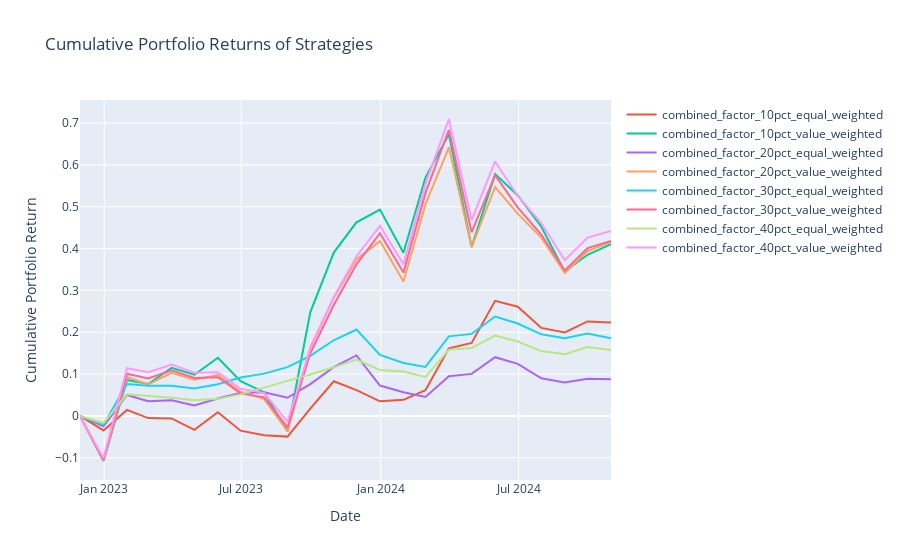

This figure's notebook cell:
### Code cell
# ---------------------------
# 6. 백테스트 결과 시각화 (Plotly Express 사용)
# ---------------------------

# 누적 포트폴리오 수익률 그래프
fig = px.line(title='Cumulative Portfolio Returns of Strategies')

for strategy, perf in performance_results.items():
    cumulative_return = (1 + perf['Portfolio_Return']).cumprod() - 1
    fig.add_scatter(x=cumulative_return.index, y=cumulative_return.values, mode='lines', name=strategy)

fig.update_layout(xaxis_title='Date', yaxis_title='Cumulative Portfolio Return')
fig.show()

# ---------------------------
# 7. 성과 지표 추가 (누적 수익률, MDD, Sharpe Ratio)
# ---------------------------

summary = pd.DataFrame(columns=['Strategy', 'Total Return', 'MDD', 'Sharpe Ratio'])

for strategy, perf in performance_results.items():
    # 누적 수익률 계산
    perf['Cumulative_Return'] = (1 + perf['Portfolio_Return']).cumprod() - 1

    # 최대 낙폭(MDD) 계산
    running_max = (1 + perf['Cumulative_Return']).cummax()
    drawdown = (1 + perf['Cumulative_Return']) / running_max - 1
    mdd = drawdown.min()


    # (재필) 앞부분처럼 샤프 계산 부분 수정

    # sharpe_ratio = (perf['Excess_Return'].mean() / perf['Excess_Return'].std()) * np.sqrt(12) if perf['Excess_Return'].std() != 0 else np.nan
    perf['rolling_rtv'] = perf['Portfolio_Return'].rolling(12).mean() / perf['Portfolio_Return'].rolling(12).std()
    
    # 성과 요약 추가
    summary = pd.concat([summary, pd.DataFrame([{
        'Strategy': strategy,
        'Total Return': perf['Cumulative_Return'].iloc[-1],
        'MDD': mdd,
        # 'Sharpe Ratio': perf['rolling_rtv'].iloc[-1]
        '1y_return-to-vol': perf['rolling_rtv'].iloc[-1] # 지난 1년간의 샤프만 계산
        # 'mean_return-to-vol': perf['rolling_rtv'].mean() # 또는 기간 동안의 평균 샤프 계산
    }])], ignore_index=True)

# ---------------------------
# 8. 최종 성과 요약 출력
# ---------------------------

print("Performance Summary:")
display(summary)

# ---------------------------
# 9. 추가적인 디버깅: 각 전략과 날짜별 롱/숏 종목 수와 수익률 출력 및 CSV 파일 저장
# ---------------------------

# 결과를 저장할 디렉토리 설정
output_dir = 'backtest_results'
os.makedirs(output_dir, exist_ok=True)

# # 모든 전략의 로그를 순회하여 CSV 파일로 저장
# for strategy, log_df in strategy_logs.items():
#     # 파일명 생성: 전략명과 세부 설정을 포함
#     filename = f"{strategy}.csv"
#     filepath = os.path.join(output_dir, filename)

#     # CSV 파일로 저장
#     log_df.to_csv(filepath, index=False)

#     print(f"Saved {filepath}")
